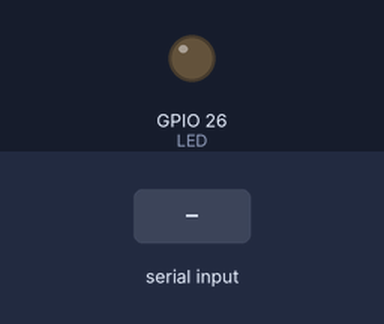
Recording of a sketch running on a simulated ESP32. Shown: output pins drawn as LEDs (lit = HIGH). The inputs (shaded band) are chosen by the test bench.

Above: at 1.2 s.
1.3 s: "mrugaj" received over Serial
At 3.2 s:
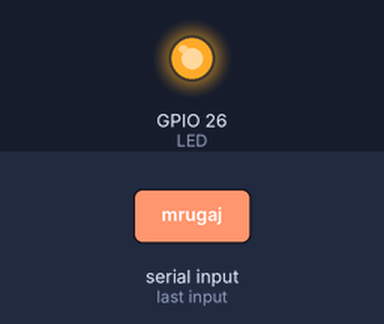
4.3 s: "start" received over Serial
7.3 s: "stop" received over Serial
At 8.9 s:
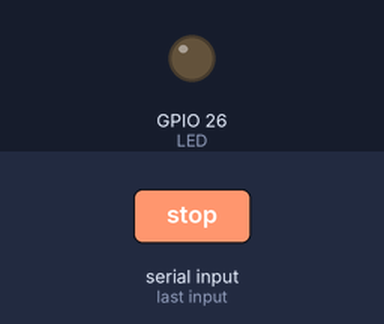
Timing chart, 0 to 10.4 s (numbered marks = the images above; inputs shaded):
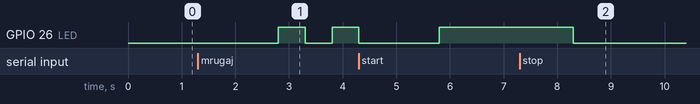

The sketch:

8__Serial.ino
```cpp
//INFORMACJE PODSTAWOWE
//Program: Serial - sterowanie dioda z komputera
//Autor:   Paweł Bartkiewicz
//mail:    15g.pawel.bart@gmail.com

//INFORMACJE DODATKOWE

//Dioda
//Dluzsze wyprowadzenie - zasilanie - pin 26
//Krotsze wyprowadzenie - masa - GND

const int LED = 26;
String message = "";

void setup() {

  Serial.begin(115200);
  pinMode(LED, OUTPUT);
  digitalWrite(LED, LOW);
}

void loop() {

  if(Serial.available() > 0){
    message = Serial.readString();

    if(message.startsWith("start")){
      digitalWrite(LED, HIGH);

    } if(message.startsWith("mrugaj")){

      digitalWrite(LED, LOW);
      delay(500);
      digitalWrite(LED, HIGH);
      delay(500);
      digitalWrite(LED, LOW);
      delay(500);
      digitalWrite(LED, HIGH);
      delay(500);
      digitalWrite(LED, LOW);
      delay(500);

    } if(message.startsWith("stop")){

      digitalWrite(LED, LOW);
    }
  }
}
```

Measured:
- after the input at 1.3 s, GPIO 26 (LED): LOW → HIGH after 1.5 s, → LOW 0.50 s later, → HIGH 0.50 s later
- after the input at 7.3 s, GPIO 26 (LED): HIGH → LOW after 1.0 s
